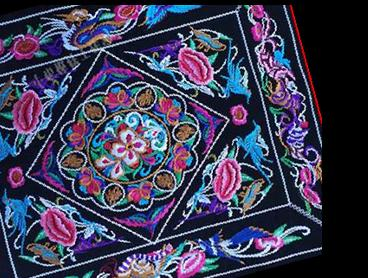
#> input picture data/images/basic_12.jpg, 368 x 278 px
$ python -i split_elements.py   (imports and definitions only)
#> lines starting #> are read from the running program, lines starting #| are printed output that depends on the picture; after the words box and inside, x2 and y2 are one past the last pixel; in counts of white or black regions, pixels touching at a corner belong together
### tools/patterns_to_bw.py
# -*- coding: utf-8 -*-
"""把抠好的透明纹样转成黑白图（白底黑纹）。

为什么单独一步而不重跑分割：
    抠图的形状已经在 alpha 通道里了，重新分割一遍既慢（19 分钟）
    又会因为随机性给出略微不同的结果。黑白化只取 alpha，
    形状和上一版严格一致，可追溯。

极性问题：
    默认 **白底黑纹**（像印章/剪纸），这是纹样最常用的呈现方式，
    也方便后面描矢量、做 ControlNet 线稿。
    要反相（黑底白纹）加 --invert。

输出：8 位灰度 PNG，只有 0 和 255 两个值。不用 1 位图是为了留 512 边长，
     1 位图边缘在缩放时锯齿更明显。

用法：
    python tools/patterns_to_bw.py --selftest
    python tools/patterns_to_bw.py
"""

from __future__ import annotations

import argparse
import io
import os
import sys

import numpy as np
from PIL import Image

ROOT = os.path.dirname(os.path.dirname(os.path.abspath(__file__)))
CATS = ["byx", "dx", "mx", "szmwx", "qt"]


def _otsu(vals, bins=128):
    """大津阈值（环境里没有 cv2，这里自己算）。"""
    hist, edges = np.histogram(vals, bins=bins, range=(0, 256))
    hist = hist.astype(np.float64)
    total = hist.sum()
    if total == 0:
        return 128.0
    w0 = np.cumsum(hist)
    w1 = total - w0
    mid = (edges[:-1] + edges[1:]) / 2.0
    cum = np.cumsum(hist * mid)
    m0 = np.where(w0 > 0, cum / np.maximum(w0, 1e-9), 0.0)
    m1 = np.where(w1 > 0, (cum[-1] - cum) / np.maximum(w1, 1e-9), 0.0)
    valid = (w0 > 0) & (w1 > 0)
    if not valid.any():
        return 128.0
    var = w0 * w1 * (m0 - m1) ** 2
    var[~valid] = -1
    return float(edges[int(np.argmax(var)) + 1])


# [146 lines left out: functions to_lineart, to_bw, selftest, main, not called in this run]


# [4 lines that do not run on import are left out]

### tools/split_elements.py
# -*- coding: utf-8 -*-
"""把纹样块再拆成单个图形元素（一朵花、一只鸟、一片叶）。

和上一层的区别
--------------
`segment_motifs.py` 切的是「一个纹样」（整幅团花、整段边饰）。
这里切的是纹样**内部的元素**，切完每个文件只有一个图形，
可以直接拿去配对、重组、做素材库。

关键在膨胀半径
--------------
一个元素由多笔线条组成（花瓣的轮廓、叶脉、眼睛），不膨胀会被打散成几十段。
但膨胀过头，相邻的两个元素又会被粘成一团。
所以半径取图幅的千分之四左右：只够把同一元素内部的断笔连上，
不够跨过元素之间的空白。

用法：
    python tools/split_elements.py --selftest
    python tools/split_elements.py --src data/motifs_split --sheet
"""

from __future__ import annotations

import argparse
import csv
import io
import os
import sys

import numpy as np
from PIL import Image, ImageDraw
from scipy import ndimage

ROOT = os.path.dirname(os.path.dirname(os.path.abspath(__file__)))
sys.path.insert(0, os.path.join(ROOT, "tools"))

from patterns_to_bw import _otsu  # noqa: E402

WORK = 800
DILATE_FRAC = 0.004        # 千分之四：连断笔，不连邻居
MIN_AREA_FRAC = 0.0008     # 小于画面万分之八当噪点
MAX_AREA_FRAC = 0.60       # 大于 60% 当整幅（不再拆）
PAD = 0.05


# [30 lines left out: functions bg_purity, bg_purity, not called in this run]


def split_elements(path):
    """返回 [(crop, bbox, area_frac), ...]"""
#> called with path = '../data/images/basic_12.jpg'
    im = Image.open(path).convert("RGB")
#> im is the input picture: PIL image 368x278 RGB; mean R, G, B 61.3, 60.2, 84
    W, H = im.size
#> W = 368; H = 278
    s = WORK / float(max(W, H)) if max(W, H) > WORK else 1.0
#> s = 1
    small = im.resize((max(16, int(W * s)), max(16, int(H * s))), Image.BILINEAR)
    a = np.asarray(small, dtype=np.float32)
    L = 0.299 * a[..., 0] + 0.587 * a[..., 1] + 0.114 * a[..., 2]
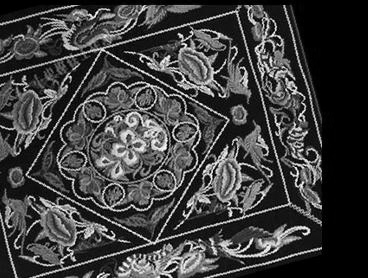
#> L: shape (278, 368) float32; min 0, max 254.4, mean 63.2

    thr = max(_otsu(L.ravel()), 60.0)
#> in _otsu, `hist, edges = np.histogram(vals, bins=bins, range=(0, 256))`: hist = 128 values, max 15887 at index 0, min 1 at index 127, mean 799.2; edges = 129 values from 0 to 256
#> in _otsu, `total = hist.sum()`: total = 102304
#> in _otsu, `w0 = np.cumsum(hist)`: w0 = 128 values from 15887 to 102304
#> in _otsu, `w1 = total - w0`: w1 = 128 values, max 86417 at index 0, min 0 at index 127, mean 24924.8
#> in _otsu, `mid = (edges[:-1] + edges[1:]) / 2.0`: mid = 128 values from 1 to 255
#> in _otsu, `cum = np.cumsum(hist * mid)`: cum = 128 values from 15887 to 6483058
#> in _otsu, `m0 = np.where(w0 > 0, cum / np.maximum(w0, 1e-9), 0.0)`: m0 = 128 values from 1 to 63.37
#> in _otsu, `m1 = np.where(w1 > 0, (cum[-1] - cum) / np.maximum(w1, 1e-9), 0.0)`: m1 = 128 values, max 255 at index 126, min 0 at index 127, mean 169.1
#> in _otsu, `var = w0 * w1 * (m0 - m1) ** 2`: var = 128 values, max 3.14e+13 at index 40, min 0 at index 127, mean 1.91e+13
#> thr = 82
    fg = L > thr
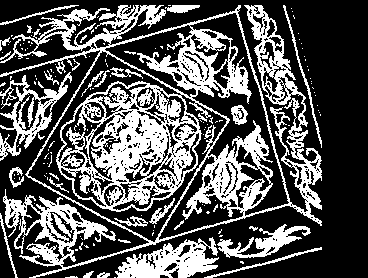
#> fg: shape (278, 368) bool; 33.6% white; 162 white regions (129 under 20 px), largest, box (x1, y1, x2, y2) and area: (0, 5, 322, 278) 26230, (115, 237, 219, 278) 2231, (0, 72, 72, 161) 1739
    if fg.mean() < 0.002:                    # 没有可拆的东西，整块算一个元素
        return [(im.copy(), (0, 0, W, H), 1.0)]

    r = max(1, int(round(max(small.size) * DILATE_FRAC)))
#> r = 1
    fg = ndimage.binary_dilation(fg, iterations=r)
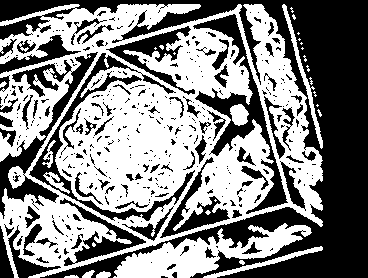
#> fg: shape (278, 368) bool; 51.8% white; 389 black regions (298 under 20 px), largest, box (x1, y1, x2, y2) and area: (0, 0, 368, 278) 26640, (193, 14, 288, 214) 3434, (0, 52, 98, 219) 3092

    lab, n = ndimage.label(fg)
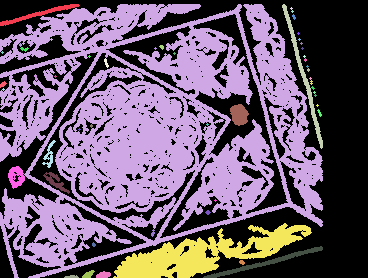
#> lab: shape (278, 368) int32; 51 distinct labels, from 0 to 50; one colour per label, 0 black
#> n = 50
    total = float(fg.shape[0] * fg.shape[1])
#> total = 102304
    out = []
    for sl in ndimage.find_objects(lab):
        if sl is None:
            continue
        y0, y1 = sl[0].start, sl[0].stop
        x0, x1 = sl[1].start, sl[1].stop
        frac = float((lab[sl] > 0).sum()) / total
        if frac < MIN_AREA_FRAC or frac > MAX_AREA_FRAC:
            continue
        ox0, oy0 = int(x0 / s), int(y0 / s)
        ox1, oy1 = int(np.ceil(x1 / s)), int(np.ceil(y1 / s))
        px = max(3, int((ox1 - ox0) * PAD))
        py = max(3, int((oy1 - oy0) * PAD))
        bx0, by0 = max(0, ox0 - px), max(0, oy0 - py)
        bx1, by1 = min(W, ox1 + px), min(H, oy1 + py)
        if bx1 - bx0 < 16 or by1 - by0 < 16:
            continue
        out.append((im.crop((bx0, by0, bx1, by1)), (bx0, by0, bx1, by1), frac))
#> this loop made 50 passes
#> (y0, y1, x0, x1, frac) on passes 4 to 15: (7, 10, 290, 293, 4.89e-05), (10, 13, 291, 294, 4.89e-05), (14, 20, 292, 296, 0.000137), (32, 35, 297, 300, 4.89e-05), (38, 41, 298, 301, 4.89e-05), (42, 45, 300, 303, 4.89e-05), (43, 47, 19, 22, 7.82e-05), (45, 50, 159, 164, 0.000156), (47, 52, 20, 29, 0.000225), (47, 50, 154, 157, 4.89e-05), (47, 50, 301, 304, 4.89e-05), (51, 54, 1, 4, 4.89e-05)
#> (y0, y1, x0, x1, frac, ox0, oy0, ox1) on passes 1, 2, 3, 32, 38, 39: (4, 26, 0, 80, 0.00729, 0, 4, 80), (4, 278, 0, 323, 0.518, 0, 4, 323), (4, 149, 282, 323, 0.0222, 282, 4, 323), (104, 126, 230, 249, 0.00298, 230, 104, 249), (140, 168, 42, 56, 0.0017, 42, 140, 56), (166, 189, 8, 25, 0.0024, 8, 166, 25)
#> after the loop, out = 9 items

    if not out:                              # 全被筛掉时退回整块，不交白卷
        return [(im.copy(), (0, 0, W, H), 1.0)]
    out.sort(key=lambda t: (t[1][1], t[1][0]))
    return out


# [113 lines left out: functions selftest, main, not called in this run]


# [4 lines not run here, left out]

>>> result = split_elements('../data/images/basic_12.jpg')
#> result = 9 items

$ run again, on data/motifs/basic_432_motif.png
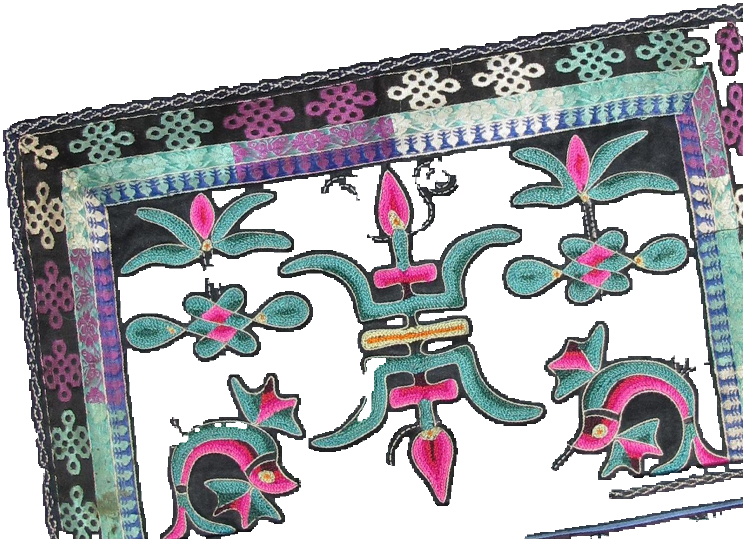
#> input picture data/motifs/basic_432_motif.png, 1486 x 1078 px (shown at 1/2 size)
#> hist = 128 values, max 21653 at index 27, min 0 at index 0, mean 3625; edges = 129 values from 0 to 256
#> in _otsu, `total = hist.sum()`: total = 464000
#> w0 = 128 values from 0 to 464000
#> w1 = 128 values, max 464000 at index 0, min 0 at index 126, mean 158577.5
#> mid = 128 values from 1 to 255
#> cum = 128 values from 0 to 41059844
#> m0 = 128 values from 0 to 88.49
#> m1 = 128 values, max 253 at index 125, min 0 at index 126, mean 163.9
#> var = 128 values, max 4.51e+14 at index 53, min 0 at index 0, mean 2.17e+14
#> thr = 108
#> in split_elements, `fg = L > thr`:
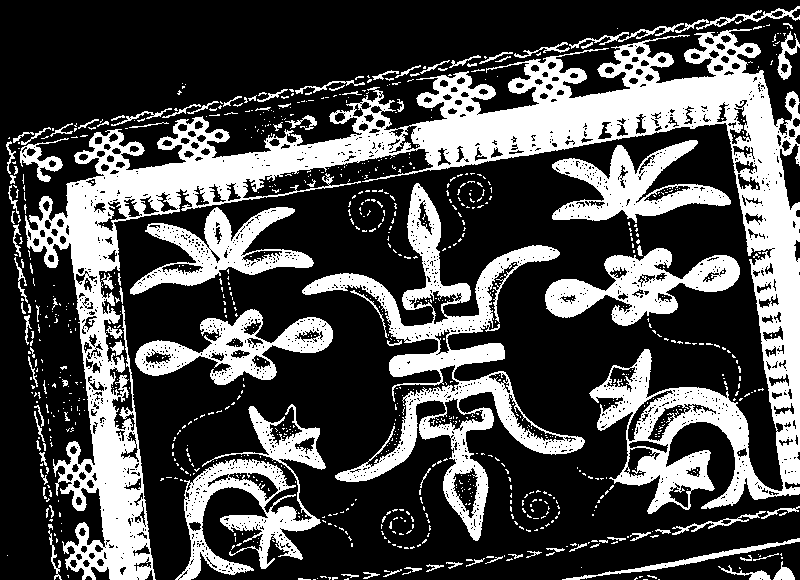
#> fg: shape (580, 800) bool; 30.5% white; 942 white regions (836 under 20 px), largest, box (x1, y1, x2, y2) and area: (25, 29, 800, 580) 78033, (302, 183, 585, 541) 18021, (175, 404, 326, 580) 8380
#> in split_elements, `lab, n = ndimage.label(fg)`:
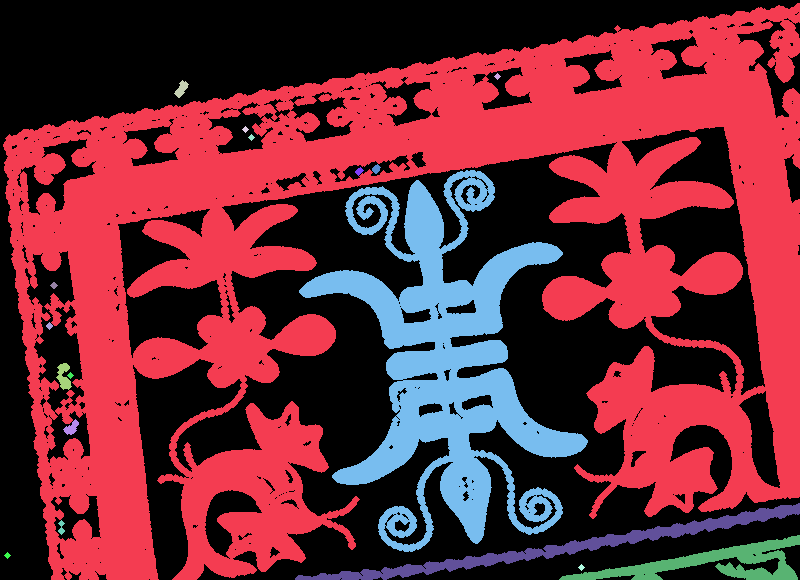
#> lab: shape (580, 800) int32; 19 distinct labels, from 0 to 18; one colour per label, 0 black
#> n = 18
#> the loop in split_elements, `for sl in ndimage.find_objects(lab):` made 18 passes
#> (y0, y1, x0, x1, frac) on passes 2, 3, 4, 5, 6, 7, 9, 10: (73, 80, 494, 501, 5.39e-05), (80, 98, 174, 189, 0.000284), (126, 133, 242, 249, 5.39e-05), (134, 141, 248, 255, 5.39e-05), (164, 174, 372, 381, 0.000123), (167, 176, 355, 364, 0.00011), (282, 289, 50, 58, 6.9e-05), (322, 330, 46, 53, 7.54e-05)
#> after the loop in split_elements, `for sl in ndimage.find_objects(lab):`: out = 4 items

$ run again, on data/motifs/basic_592_motif.png
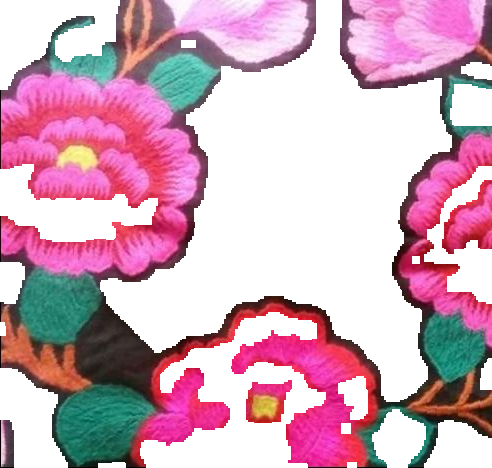
#> input picture data/motifs/basic_592_motif.png, 492 x 468 px
#> hist = 128 values, max 4820 at index 23, min 0 at index 127, mean 1798.9; edges = 129 values from 0 to 256
#> in _otsu, `total = hist.sum()`: total = 230256
#> w0 = 128 values from 244 to 230256
#> w1 = 128 values, max 230012 at index 0, min 0 at index 126, mean 81788.5
#> mid = 128 values from 1 to 255
#> cum = 128 values from 244 to 21168110
#> m0 = 128 values from 1 to 91.93
#> m1 = 128 values, max 253 at index 125, min 0 at index 126, mean 164.7
#> var = 128 values, max 9.53e+13 at index 53, min 0 at index 126, mean 5.3e+13
#> thr = 108
#> in split_elements, `fg = L > thr`:
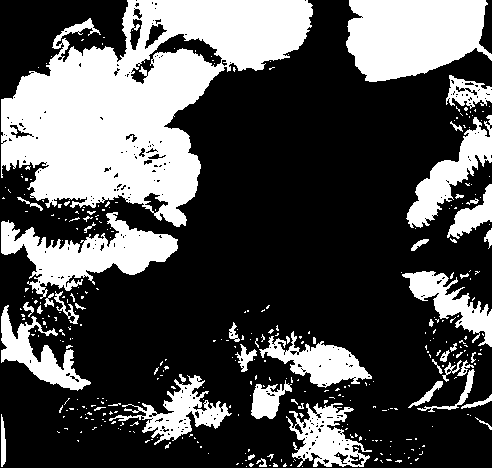
#> fg: shape (468, 492) bool; 32.3% white; 361 white regions (312 under 20 px), largest, box (x1, y1, x2, y2) and area: (1, 0, 313, 227) 35806, (346, 0, 492, 82) 9271, (1, 212, 178, 299) 6279
#> in split_elements, `lab, n = ndimage.label(fg)`:
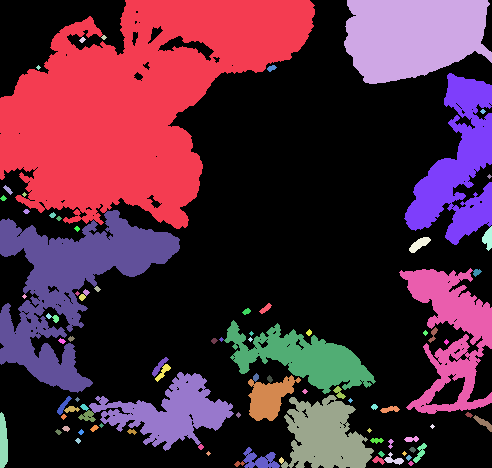
#> lab: shape (468, 492) int32; 89 distinct labels, from 0 to 88; one colour per label, 0 black
#> n = 88
#> the loop in split_elements, `for sl in ndimage.find_objects(lab):` made 88 passes
#> (y0, y1, x0, x1, frac) on passes 3, 4, 5, 6, 8, 9, 10, 11: (35, 40, 101, 107, 8.25e-05), (37, 43, 79, 86, 0.000104), (65, 70, 36, 41, 5.65e-05), (65, 72, 267, 277, 0.000182), (109, 114, 480, 486, 7.82e-05), (174, 179, 487, 492, 5.65e-05), (185, 195, 3, 13, 0.000178), (192, 197, 22, 27, 5.65e-05)
#> after the loop in split_elements, `for sl in ndimage.find_objects(lab):`: out = 10 items
